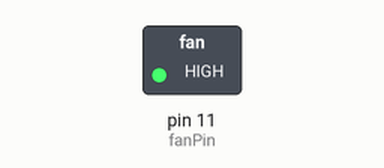
Simulated run of this sketch. Board: Arduino Uno, built with avr-gcc and run on an emulated ATmega328P. On the bench: switched loads named in the sketch (green lamp = pin HIGH).

Above: at 0.1 s.
Timing chart, 0 to 1.6 s (numbered marks = the images above):
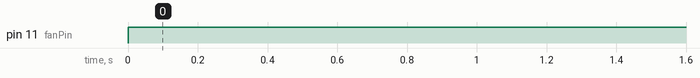

Measured:
- by itself, pin 11 (fanPin): LOW → HIGH at 0.00 s

The sketch:

fanTest1.ino
```cpp
int fanPin = 11;

void setup()
{
  pinMode(fanPin, OUTPUT);
}

void loop()
{
  digitalWrite(fanPin, HIGH);
}
```
